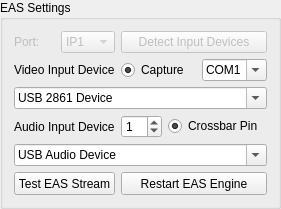
         <widget class="QGroupBox" name="groupBox_8">
          <property name="title">
           <string>EAS Settings</string>
          </property>
          <layout class="QGridLayout" name="gridLayout_3">
           <item row="5" column="2" colspan="3">
            <widget class="QPushButton" name="restart_eas">
             <property name="enabled">
              <bool>true</bool>
             </property>
             <property name="minimumSize">
              <size>
               <width>0</width>
               <height>23</height>
              </size>
             </property>
             <property name="text">
              <string>Restart EAS Engine</string>
             </property>
            </widget>
           </item>
           <item row="1" column="0" colspan="2">
            <widget class="QLabel" name="label_4">
             <property name="enabled">
              <bool>true</bool>
             </property>
             <property name="text">
              <string>Video Input Device</string>
             </property>
            </widget>
           </item>
           <item row="5" column="0" colspan="2">
            <widget class="QPushButton" name="test_eas">
             <property name="enabled">
              <bool>true</bool>
             </property>
             <property name="minimumSize">
              <size>
               <width>0</width>
               <height>23</height>
              </size>
             </property>
             <property name="text">
              <string>Test EAS Stream</string>
             </property>
             <property name="checkable">
              <bool>true</bool>
             </property>
            </widget>
           </item>
           <item row="0" column="0">
            <widget class="QLabel" name="label_3">
             <property name="enabled">
              <bool>false</bool>
             </property>
             <property name="text">
              <string>Port:</string>
             </property>
            </widget>
           </item>
           <item row="3" column="2">
            <widget class="QSpinBox" name="crossbar_pin">
             <property name="enabled">
              <bool>true</bool>
             </property>
             <property name="value">
              <number>1</number>
             </property>
            </widget>
           </item>
           <item row="0" column="1">
            <widget class="QComboBox" name="comboBox_8">
             <property name="enabled">
              <bool>false</bool>
             </property>
             <property name="minimumSize">
              <size>
               <width>0</width>
               <height>20</height>
              </size>
             </property>
             <item>
              <property name="text">
               <string>IP1</string>
              </property>
             </item>
             <item>
              <property name="text">
               <string>IP2</string>
              </property>
             </item>
             <item>
              <property name="text">
               <string>IP3</string>
              </property>
             </item>
             <item>
              <property name="text">
               <string>IP4</string>
              </property>
             </item>
             <item>
              <property name="text">
               <string>Test</string>
              </property>
             </item>
            </widget>
           </item>
           <item row="4" column="0" colspan="5">
            <widget class="QComboBox" name="eas_audio_device">
             <property name="enabled">
              <bool>true</bool>
             </property>
             <property name="sizePolicy">
              <sizepolicy hsizetype="Expanding" vsizetype="Fixed">
               <horstretch>0</horstretch>
               <verstretch>0</verstretch>
              </sizepolicy>
             </property>
             <property name="minimumSize">
              <size>
               <width>0</width>
               <height>0</height>
              </size>
             </property>
             <property name="editable">
              <bool>true</bool>
             </property>
             <item>
              <property name="text">
               <string>USB Audio Device</string>
              </property>
             </item>
             <item>
              <property name="text">
               <string>Line (USB EMP Audio Device)</string>
              </property>
             </item>
             <item>
              <property name="text">
               <string>Line (2- USB EMP Audio Device)</string>
              </property>
             </item>
            </widget>
           </item>
           <item row="1" column="2" colspan="2">
            <widget class="QRadioButton" name="capture">
             <property name="enabled">
              <bool>true</bool>
             </property>
             <property name="text">
              <string>Capture</string>
             </property>
             <property name="checked">
              <bool>true</bool>
             </property>
             <property name="autoExclusive">
              <bool>false</bool>
             </property>
            </widget>
           </item>
           <item row="3" column="0" colspan="2">
            <widget class="QLabel" name="label_5">
             <property name="enabled">
              <bool>true</bool>
             </property>
             <property name="text">
              <string>Audio Input Device</string>
             </property>
            </widget>
           </item>
           <item row="1" column="4">
            <widget class="QComboBox" name="eas_comport">
             <property name="enabled">
              <bool>true</bool>
             </property>
             <property name="editable">
              <bool>true</bool>
             </property>
             <item>
              <property name="text">
               <string>COM1</string>
              </property>
             </item>
            </widget>
           </item>
           <item row="3" column="3" colspan="2">
            <widget class="QRadioButton" name="crossbar_enable">
             <property name="enabled">
              <bool>true</bool>
             </property>
             <property name="text">
              <string>Crossbar Pin</string>
             </property>
             <property name="checked">
              <bool>true</bool>
             </property>
             <property name="autoExclusive">
              <bool>false</bool>
             </property>
            </widget>
           </item>
           <item row="0" column="2" colspan="3">
            <widget class="QPushButton" name="get_input_devices">
             <property name="enabled">
              <bool>false</bool>
             </property>
             <property name="text">
              <string>Detect Input Devices</string>
             </property>
            </widget>
           </item>
           <item row="2" column="0" colspan="5">
            <widget class="QComboBox" name="eas_video_device">
             <property name="enabled">
              <bool>true</bool>
             </property>
             <property name="sizePolicy">
              <sizepolicy hsizetype="Expanding" vsizetype="Fixed">
               <horstretch>0</horstretch>
               <verstretch>0</verstretch>
              </sizepolicy>
             </property>
             <property name="minimumSize">
              <size>
               <width>0</width>
               <height>0</height>
              </size>
             </property>
             <property name="editable">
              <bool>true</bool>
             </property>
             <item>
              <property name="text">
               <string>USB 2861 Device</string>
              </property>
             </item>
             <item>
              <property name="text">
               <string>WDM 2861 Capture</string>
              </property>
             </item>
            </widget>
           </item>
          </layout>
         </widget>
